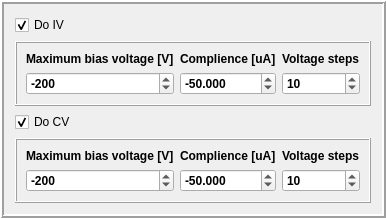
    <widget class="QFrame" name="DoIVCVframe">
     <property name="maximumSize">
      <size>
       <width>16777215</width>
       <height>300</height>
      </size>
     </property>
     <property name="autoFillBackground">
      <bool>false</bool>
     </property>
     <property name="styleSheet">
      <string notr="true"/>
     </property>
     <property name="frameShape">
      <enum>QFrame::Box</enum>
     </property>
     <property name="frameShadow">
      <enum>QFrame::Raised</enum>
     </property>
     <property name="lineWidth">
      <number>2</number>
     </property>
     <layout class="QVBoxLayout" name="verticalLayout_2">
      <item>
       <widget class="QCheckBox" name="doIV_checkBox">
        <property name="enabled">
         <bool>true</bool>
        </property>
        <property name="text">
         <string>Do IV</string>
        </property>
        <property name="checked">
         <bool>true</bool>
        </property>
       </widget>
      </item>
      <item>
       <widget class="QFrame" name="IV_settings_settings">
        <property name="maximumSize">
         <size>
          <width>16777215</width>
          <height>100</height>
         </size>
        </property>
        <property name="font">
         <font>
          <weight>75</weight>
          <bold>true</bold>
          <underline>false</underline>
         </font>
        </property>
        <property name="styleSheet">
         <string notr="true"/>
        </property>
        <property name="frameShape">
         <enum>QFrame::Box</enum>
        </property>
        <property name="frameShadow">
         <enum>QFrame::Raised</enum>
        </property>
        <layout class="QGridLayout" name="gridLayout">
         <item row="1" column="2">
          <widget class="QLabel" name="voltages_steps_label">
           <property name="text">
            <string>Voltage steps</string>
           </property>
          </widget>
         </item>
         <item row="2" column="0">
          <widget class="QDoubleSpinBox" name="max_voltage_IV">
           <property name="decimals">
            <number>0</number>
           </property>
           <property name="minimum">
            <double>-1000.000000000000000</double>
           </property>
           <property name="maximum">
            <double>0.000000000000000</double>
           </property>
           <property name="singleStep">
            <double>10.000000000000000</double>
           </property>
           <property name="value">
            <double>-200.000000000000000</double>
           </property>
          </widget>
         </item>
         <item row="2" column="1">
          <widget class="QDoubleSpinBox" name="complience_IV">
           <property name="decimals">
            <number>3</number>
           </property>
           <property name="minimum">
            <double>-1000.000000000000000</double>
           </property>
           <property name="maximum">
            <double>0.000000000000000</double>
           </property>
           <property name="singleStep">
            <double>0.100000000000000</double>
           </property>
           <property name="value">
            <double>-50.000000000000000</double>
           </property>
          </widget>
         </item>
         <item row="1" column="1">
          <widget class="QLabel" name="complience_label_IV">
           <property name="text">
            <string>Complience [uA]</string>
           </property>
          </widget>
         </item>
         <item row="2" column="2">
          <widget class="QDoubleSpinBox" name="voltage_steps_IV">
           <property name="buttonSymbols">
            <enum>QAbstractSpinBox::UpDownArrows</enum>
           </property>
           <property name="decimals">
            <number>0</number>
           </property>
           <property name="maximum">
            <double>1000.000000000000000</double>
           </property>
           <property name="value">
            <double>10.000000000000000</double>
           </property>
          </widget>
         </item>
         <item row="1" column="0">
          <widget class="QLabel" name="max_voltage_label_IV">
           <property name="text">
            <string>Maximum bias voltage [V]</string>
           </property>
          </widget>
         </item>
        </layout>
       </widget>
      </item>
      <item>
       <widget class="QCheckBox" name="doCV_checkBox">
        <property name="text">
         <string>Do CV</string>
        </property>
        <property name="checked">
         <bool>true</bool>
        </property>
       </widget>
      </item>
      <item>
       <widget class="QFrame" name="CV_settings_label">
        <property name="maximumSize">
         <size>
          <width>16777215</width>
          <height>100</height>
         </size>
        </property>
        <property name="font">
         <font>
          <weight>75</weight>
          <bold>true</bold>
         </font>
        </property>
        <property name="styleSheet">
         <string notr="true"/>
        </property>
        <property name="frameShape">
         <enum>QFrame::Box</enum>
        </property>
        <property name="frameShadow">
         <enum>QFrame::Raised</enum>
        </property>
        <layout class="QGridLayout" name="gridLayout_2">
         <item row="1" column="0">
          <widget class="QLabel" name="max_voltage_label_CV">
           <property name="text">
            <string>Maximum bias voltage [V]</string>
           </property>
          </widget>
         </item>
         <item row="2" column="0">
          <widget class="QDoubleSpinBox" name="max_voltage_CV">
           <property name="decimals">
            <number>0</number>
           </property>
           <property name="minimum">
            <double>-1000.000000000000000</double>
           </property>
           <property name="maximum">
            <double>0.000000000000000</double>
           </property>
           <property name="singleStep">
            <double>10.000000000000000</double>
           </property>
           <property name="value">
            <double>-200.000000000000000</double>
           </property>
          </widget>
         </item>
         <item row="1" column="1">
          <widget class="QLabel" name="complience_label_CV">
           <property name="text">
            <string>Complience [uA]</string>
           </property>
          </widget>
         </item>
         <item row="2" column="2">
          <widget class="QDoubleSpinBox" name="voltage_steps_CV">
           <property name="buttonSymbols">
            <enum>QAbstractSpinBox::UpDownArrows</enum>
           </property>
           <property name="decimals">
            <number>0</number>
           </property>
           <property name="maximum">
            <double>1000.000000000000000</double>
           </property>
           <property name="value">
            <double>10.000000000000000</double>
           </property>
          </widget>
         </item>
         <item row="2" column="1">
          <widget class="QDoubleSpinBox" name="complience_CV">
           <property name="decimals">
            <number>3</number>
           </property>
           <property name="minimum">
            <double>-1000.000000000000000</double>
           </property>
           <property name="maximum">
            <double>0.000000000000000</double>
           </property>
           <property name="singleStep">
            <double>0.100000000000000</double>
           </property>
           <property name="value">
            <double>-50.000000000000000</double>
           </property>
          </widget>
         </item>
         <item row="1" column="2">
          <widget class="QLabel" name="voltages_steps_label_CV">
           <property name="text">
            <string>Voltage steps</string>
           </property>
          </widget>
         </item>
        </layout>
       </widget>
      </item>
     </layout>
    </widget>
